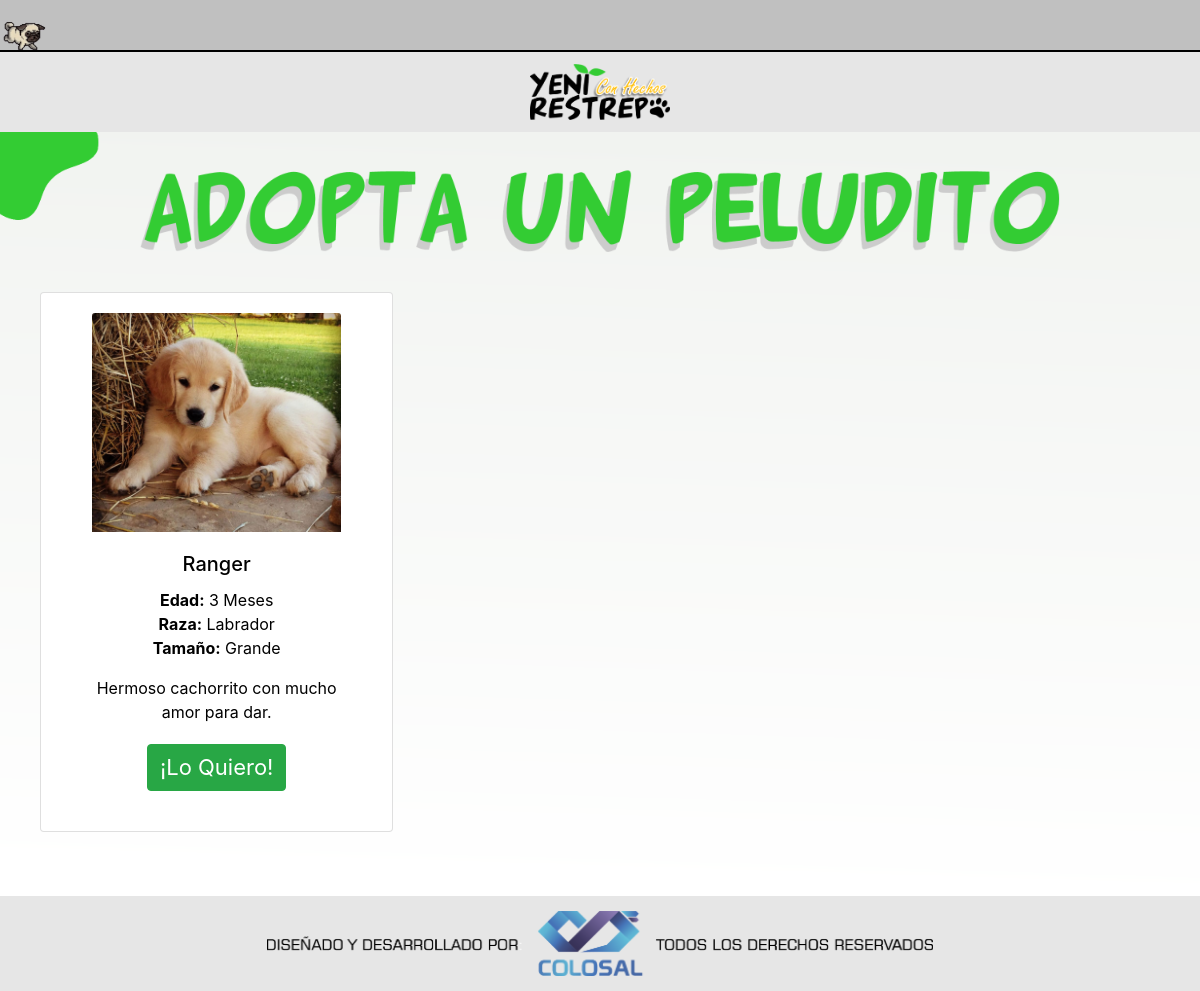
/peluditos/, run on an earlier commit of the app's database.
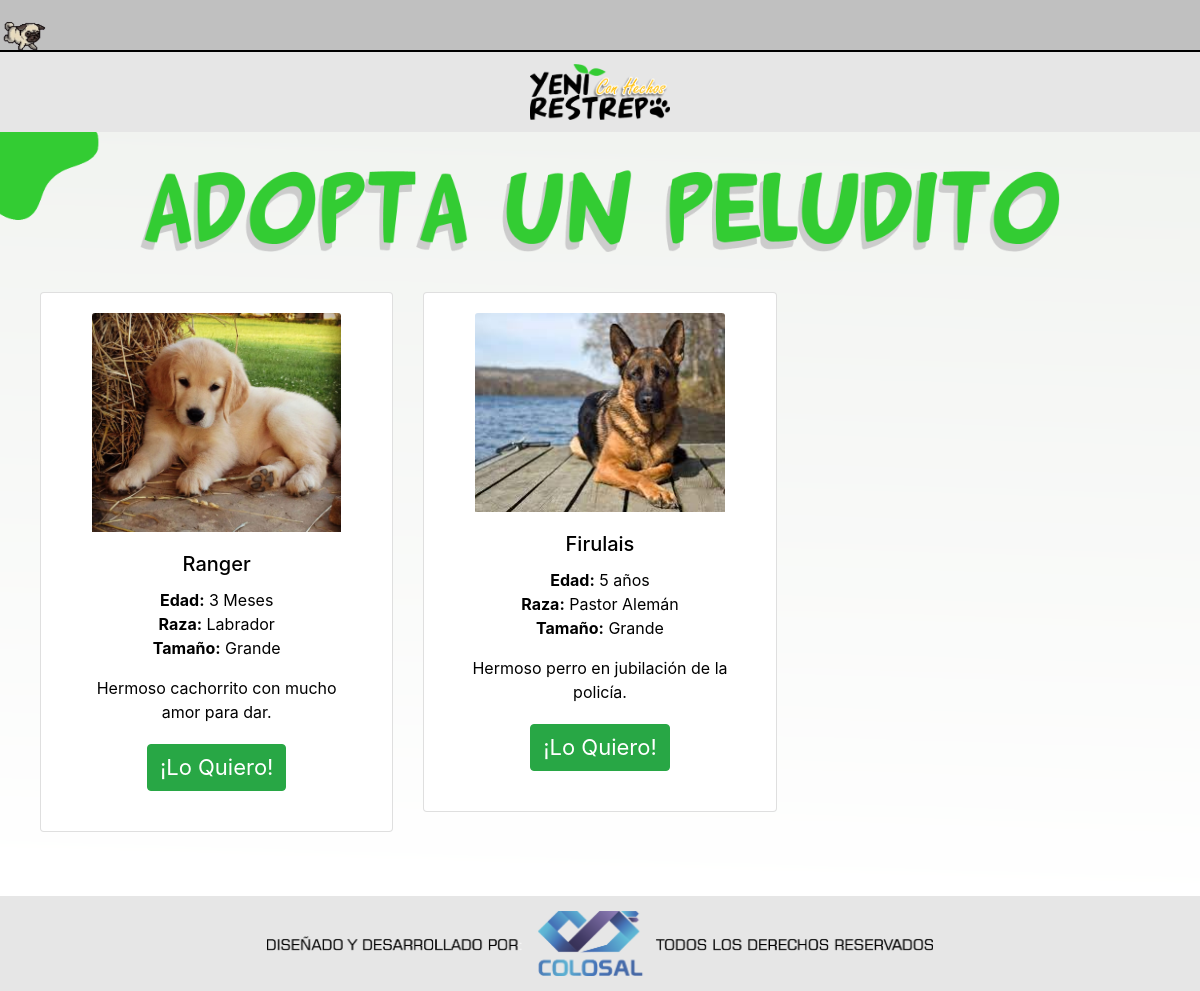
And on a later commit of the database.
### Mision_Animal/models.py (models this page shows, shortened)
class Animalito(models.Model):
    foto = models.ImageField(upload_to='photos/Animalitos')
    nombre = models.CharField(max_length=200)
    edad = models.CharField(max_length=200)
    raza = models.CharField(max_length=200)
    tamaño = models.CharField(max_length=200)
    descripcion = models.CharField(max_length=400)
    esta_disponible = models.BooleanField(default=True)
    class Meta:
        verbose_name = 'Animalito'
        verbose_name_plural = 'Animalitos'

### Principal/views.py (the view)
# urls.py: path("peluditos/", views.peluditos,name="peluditos"),
def peluditos(request):
    peludos=Animalito.objects.filter(esta_disponible=True)
    context = {
        'peluditos':peludos,
    }
    return render(request,'peluditos/peludito.html',context)

### templates/peluditos/peludito.html
{% extends 'base.html' %}
{% load static %}
{% block content %}
<div  class="menuprincipal">
<div id="servicios" style="height: auto;width: 100%;justify-content: center;">
    <img src="{% static 'img/titulos/titulo_adopta.png' %}"style="width: 100%;">
</div>
<div id="Admins" class="container-fluid " style=" padding: 40px;">
    <div class="row">
        {% for peludito in peluditos %}
        <div class="col-lg-4 col-md-6 col-sm-12 mb-4">
            <div class="card" style="justify-content: center; display: flex;align-items: center;text-align: center;padding: 20px;height: auto;">
                <img src="{{ peludito.foto.url }}" class="card-img-top" alt="Imagen 1" style="width: 80%;max-height: 300px;">
                <div class="card-body">
                    <h5 class="card-title">{{ peludito.nombre }}</h5>
                    <p class="card-text"><b>Edad:</b> {{ peludito.edad }}<br>
                        <b>Raza:</b> {{ peludito.raza }}<br>
                        <b>Tamaño:</b> {{ peludito.tamaño }}</p>
                    <p class="card-text">{{ peludito.descripcion }}</p>
                    <div class="text-center" style="margin-top: 20px;">
                        <a class="btn btn-success" style="margin: 0 10px; font-size: 22px;color: white;" id="rentar" href="https://api.whatsapp.com/send?phone=573113014351&text=Hola%20Espacio%20Elite%20,%20Estoy%20muy%20interesad@%20en%20la%20propiedad%20{{ mensaje }}">¡Lo Quiero!</a>
                    </div>
                </div>
            </div>
        </div>
        {% endfor %}
    </div>
</div>
</div>
{% endblock %}

What changed in the data, as far as the page shows it:
added Animalito: foto (picture), nombre "Firulais", edad "5 años", raza "Pastor Alemán", tamaño "Grande", descripcion "Hermoso perro en jubilación de la policía."
